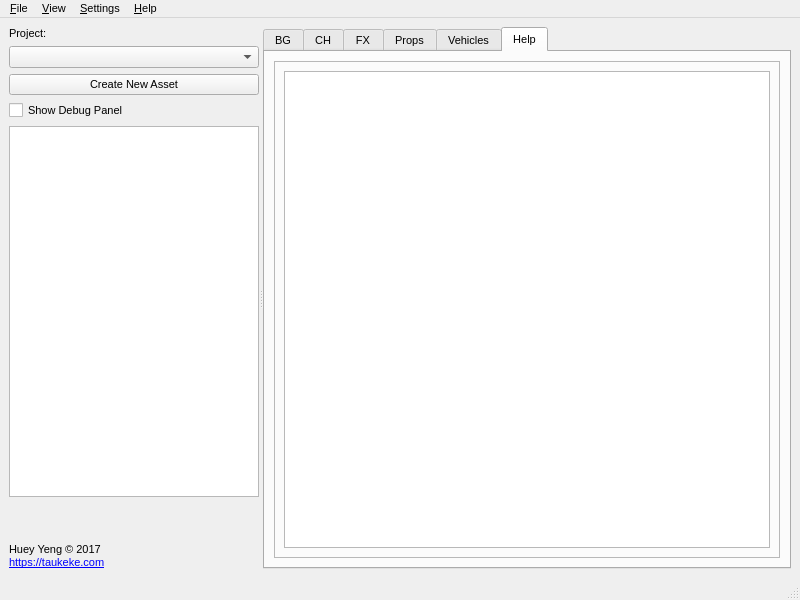
<?xml version="1.0" encoding="UTF-8"?>
<ui version="4.0">
 <class>MainWindow</class>
 <widget class="QMainWindow" name="MainWindow">
  <property name="windowModality">
   <enum>Qt::NonModal</enum>
  </property>
  <property name="geometry">
   <rect>
    <x>0</x>
    <y>0</y>
    <width>800</width>
    <height>600</height>
   </rect>
  </property>
  <property name="sizePolicy">
   <sizepolicy hsizetype="Expanding" vsizetype="Expanding">
    <horstretch>0</horstretch>
    <verstretch>0</verstretch>
   </sizepolicy>
  </property>
  <property name="minimumSize">
   <size>
    <width>800</width>
    <height>600</height>
   </size>
  </property>
  <property name="maximumSize">
   <size>
    <width>16777215</width>
    <height>16777215</height>
   </size>
  </property>
  <property name="font">
   <font>
    <pointsize>8</pointsize>
   </font>
  </property>
  <property name="windowTitle">
   <string>Assets Browser</string>
  </property>
  <property name="documentMode">
   <bool>false</bool>
  </property>
  <property name="tabShape">
   <enum>QTabWidget::Rounded</enum>
  </property>
  <widget class="QWidget" name="centralWidget">
   <property name="enabled">
    <bool>true</bool>
   </property>
   <property name="sizePolicy">
    <sizepolicy hsizetype="Expanding" vsizetype="Expanding">
     <horstretch>0</horstretch>
     <verstretch>0</verstretch>
    </sizepolicy>
   </property>
   <property name="minimumSize">
    <size>
     <width>800</width>
     <height>550</height>
    </size>
   </property>
   <layout class="QHBoxLayout" name="horizontalLayout_2">
    <item>
     <widget class="QSplitter" name="splitter">
      <property name="orientation">
       <enum>Qt::Horizontal</enum>
      </property>
      <property name="childrenCollapsible">
       <bool>false</bool>
      </property>
      <widget class="QWidget" name="actionWidget" native="true">
       <property name="sizePolicy">
        <sizepolicy hsizetype="Preferred" vsizetype="Preferred">
         <horstretch>0</horstretch>
         <verstretch>0</verstretch>
        </sizepolicy>
       </property>
       <property name="minimumSize">
        <size>
         <width>150</width>
         <height>0</height>
        </size>
       </property>
       <property name="maximumSize">
        <size>
         <width>250</width>
         <height>16777215</height>
        </size>
       </property>
       <layout class="QVBoxLayout" name="verticalLayout">
        <item>
         <widget class="QLabel" name="labelProject">
          <property name="text">
           <string>Project:</string>
          </property>
         </widget>
        </item>
        <item>
         <widget class="QComboBox" name="comboBox">
          <property name="layoutDirection">
           <enum>Qt::LeftToRight</enum>
          </property>
          <property name="sizeAdjustPolicy">
           <enum>QComboBox::AdjustToContentsOnFirstShow</enum>
          </property>
          <property name="frame">
           <bool>true</bool>
          </property>
         </widget>
        </item>
        <item>
         <widget class="QPushButton" name="pushBtnNew">
          <property name="text">
           <string>Create New Asset</string>
          </property>
         </widget>
        </item>
        <item>
         <widget class="QCheckBox" name="checkBoxDebug">
          <property name="enabled">
           <bool>true</bool>
          </property>
          <property name="sizePolicy">
           <sizepolicy hsizetype="Minimum" vsizetype="Fixed">
            <horstretch>0</horstretch>
            <verstretch>0</verstretch>
           </sizepolicy>
          </property>
          <property name="text">
           <string>Show Debug Panel</string>
          </property>
         </widget>
        </item>
        <item>
         <widget class="QTextEdit" name="textEdit">
          <property name="sizePolicy">
           <sizepolicy hsizetype="Expanding" vsizetype="Expanding">
            <horstretch>0</horstretch>
            <verstretch>1</verstretch>
           </sizepolicy>
          </property>
         </widget>
        </item>
        <item>
         <spacer name="textSpacer">
          <property name="orientation">
           <enum>Qt::Vertical</enum>
          </property>
          <property name="sizeType">
           <enum>QSizePolicy::MinimumExpanding</enum>
          </property>
          <property name="sizeHint" stdset="0">
           <size>
            <width>20</width>
            <height>40</height>
           </size>
          </property>
         </spacer>
        </item>
        <item>
         <widget class="QLabel" name="labelCredits">
          <property name="text">
           <string>&lt;html&gt;&lt;head/&gt;&lt;body&gt;&lt;p&gt;Huey Yeng © 2017&lt;br/&gt;&lt;a href=&quot;https://taukeke.com&quot;&gt;&lt;span style=&quot; text-decoration: underline; color:#0000ff;&quot;&gt;https://taukeke.com&lt;/span&gt;&lt;/a&gt;&lt;/p&gt;&lt;/body&gt;&lt;/html&gt;</string>
          </property>
          <property name="textFormat">
           <enum>Qt::AutoText</enum>
          </property>
          <property name="openExternalLinks">
           <bool>true</bool>
          </property>
         </widget>
        </item>
       </layout>
       <zorder>labelCredits</zorder>
       <zorder>checkBoxDebug</zorder>
       <zorder>pushBtnNew</zorder>
       <zorder>labelProject</zorder>
       <zorder>textEdit</zorder>
       <zorder>comboBox</zorder>
       <zorder>textSpacer</zorder>
      </widget>
      <widget class="QTabWidget" name="tabWidget">
       <property name="currentIndex">
        <number>5</number>
       </property>
       <widget class="QWidget" name="tabBG">
        <attribute name="title">
         <string>BG</string>
        </attribute>
        <layout class="QHBoxLayout" name="horizontalLayout_6">
         <item>
          <widget class="QColumnView" name="columnViewBG">
           <property name="alternatingRowColors">
            <bool>false</bool>
           </property>
           <property name="resizeGripsVisible">
            <bool>true</bool>
           </property>
          </widget>
         </item>
        </layout>
       </widget>
       <widget class="QWidget" name="tabCH">
        <attribute name="title">
         <string>CH</string>
        </attribute>
        <layout class="QHBoxLayout" name="horizontalLayout_5">
         <item>
          <widget class="QColumnView" name="columnViewCH">
           <property name="alternatingRowColors">
            <bool>false</bool>
           </property>
           <property name="resizeGripsVisible">
            <bool>true</bool>
           </property>
          </widget>
         </item>
        </layout>
       </widget>
       <widget class="QWidget" name="tabFX">
        <attribute name="title">
         <string>FX</string>
        </attribute>
        <layout class="QHBoxLayout" name="horizontalLayout_4">
         <item>
          <widget class="QColumnView" name="columnViewFX">
           <property name="alternatingRowColors">
            <bool>false</bool>
           </property>
           <property name="resizeGripsVisible">
            <bool>true</bool>
           </property>
          </widget>
         </item>
        </layout>
       </widget>
       <widget class="QWidget" name="tabProps">
        <attribute name="title">
         <string>Props</string>
        </attribute>
        <layout class="QHBoxLayout" name="horizontalLayout_7">
         <item>
          <widget class="QColumnView" name="columnViewProps">
           <property name="alternatingRowColors">
            <bool>false</bool>
           </property>
           <property name="resizeGripsVisible">
            <bool>true</bool>
           </property>
          </widget>
         </item>
        </layout>
       </widget>
       <widget class="QWidget" name="tabVehicles">
        <attribute name="title">
         <string>Vehicles</string>
        </attribute>
        <layout class="QHBoxLayout" name="horizontalLayout_8">
         <item>
          <widget class="QColumnView" name="columnViewVehicles">
           <property name="alternatingRowColors">
            <bool>false</bool>
           </property>
           <property name="resizeGripsVisible">
            <bool>true</bool>
           </property>
          </widget>
         </item>
        </layout>
       </widget>
       <widget class="QWidget" name="tabHelp">
        <attribute name="title">
         <string>Help</string>
        </attribute>
        <layout class="QHBoxLayout" name="horizontalLayout_3">
         <item>
          <widget class="QFrame" name="frameHelp">
           <property name="frameShape">
            <enum>QFrame::StyledPanel</enum>
           </property>
           <property name="frameShadow">
            <enum>QFrame::Sunken</enum>
           </property>
           <layout class="QHBoxLayout" name="horizontalLayout">
            <item>
             <widget class="QTextBrowser" name="textBrowserHelp">
              <property name="openExternalLinks">
               <bool>true</bool>
              </property>
             </widget>
            </item>
           </layout>
          </widget>
         </item>
        </layout>
       </widget>
      </widget>
     </widget>
    </item>
   </layout>
  </widget>
  <widget class="QMenuBar" name="menubar">
   <property name="geometry">
    <rect>
     <x>0</x>
     <y>0</y>
     <width>800</width>
     <height>21</height>
    </rect>
   </property>
   <widget class="QMenu" name="menuFile">
    <property name="title">
     <string>&amp;File</string>
    </property>
    <addaction name="actionQuit"/>
   </widget>
   <widget class="QMenu" name="menuView">
    <property name="title">
     <string>&amp;View</string>
    </property>
    <addaction name="actionAlwaysOnTop"/>
   </widget>
   <widget class="QMenu" name="menuHelp">
    <property name="title">
     <string>&amp;Help</string>
    </property>
    <addaction name="actionAbout"/>
   </widget>
   <widget class="QMenu" name="menuSettings">
    <property name="title">
     <string>&amp;Settings</string>
    </property>
    <addaction name="actionPreferences"/>
   </widget>
   <addaction name="menuFile"/>
   <addaction name="menuView"/>
   <addaction name="menuSettings"/>
   <addaction name="menuHelp"/>
  </widget>
  <widget class="QStatusBar" name="statusbar">
   <property name="enabled">
    <bool>true</bool>
   </property>
  </widget>
  <action name="actionQuit">
   <property name="text">
    <string>&amp;Quit</string>
   </property>
  </action>
  <action name="actionAbout">
   <property name="text">
    <string>&amp;About Assets Browser</string>
   </property>
  </action>
  <action name="actionAlwaysOnTop">
   <property name="checkable">
    <bool>true</bool>
   </property>
   <property name="text">
    <string>Always on &amp;Top</string>
   </property>
  </action>
  <action name="actionPreferences">
   <property name="text">
    <string>&amp;Preferences...</string>
   </property>
  </action>
 </widget>
 <resources/>
 <connections/>
</ui>
